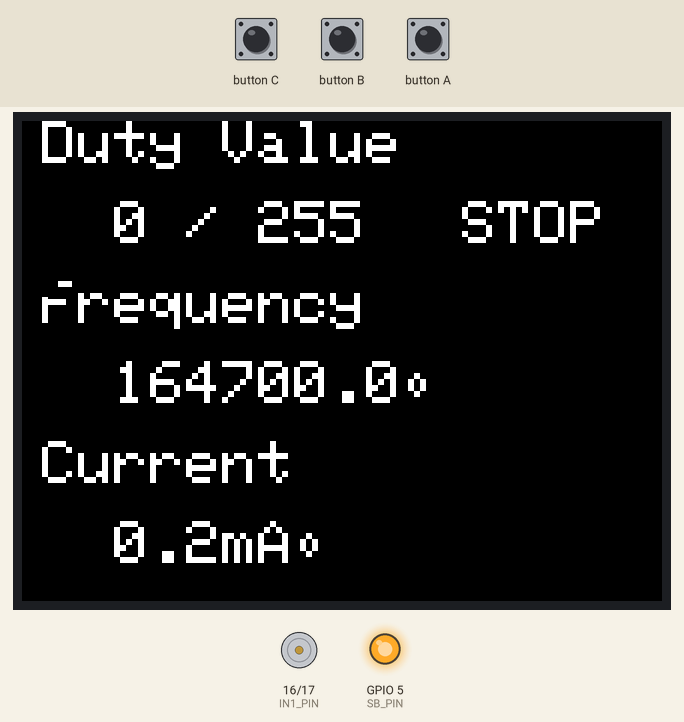
The sketch below on a simulated ESP32. On the bench: 320×240 colour display, motor-driver pin pairs drawn as motors (green arrow = first pin HIGH = forward, orange = second pin HIGH = backward, longer = more drive, scaled by the enable pin), output pins drawn as LEDs (lit = HIGH). Inputs (shaded band) come from the test bench. What the sketch prints to the serial monitor is not drawn.

Above: at 1.3 s.
1.4 s: button C pressed for 0.15 s
At 2.0 s:
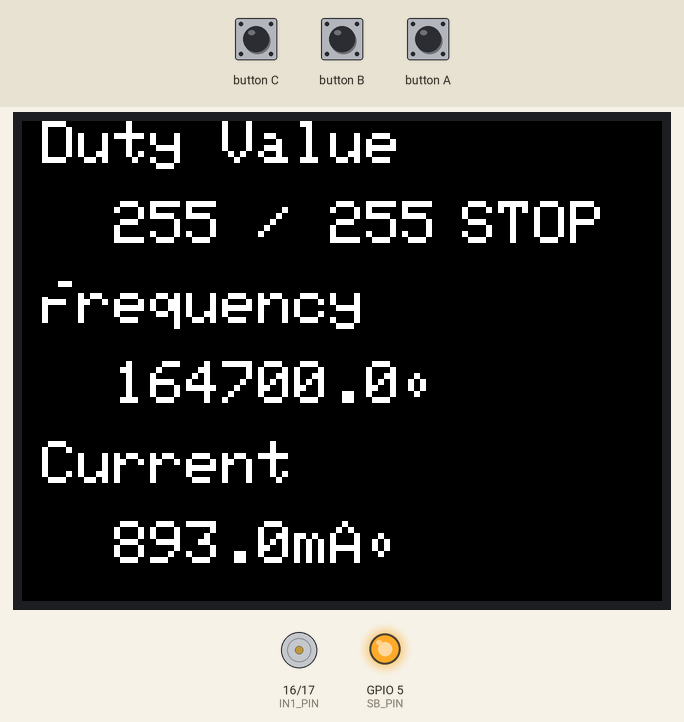
3.0 s: button B pressed for 0.15 s
At 4.2 s:
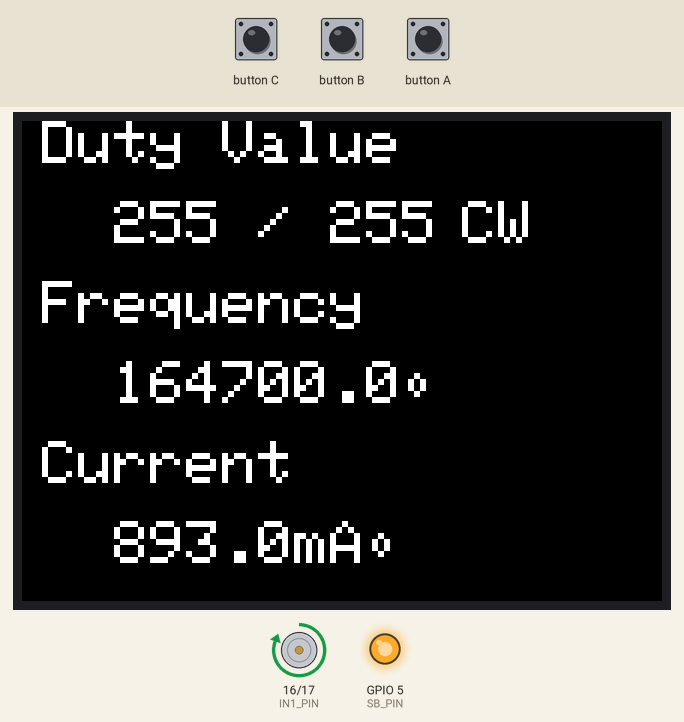
4.6 s: button A pressed for 0.15 s
At 5.5 s:
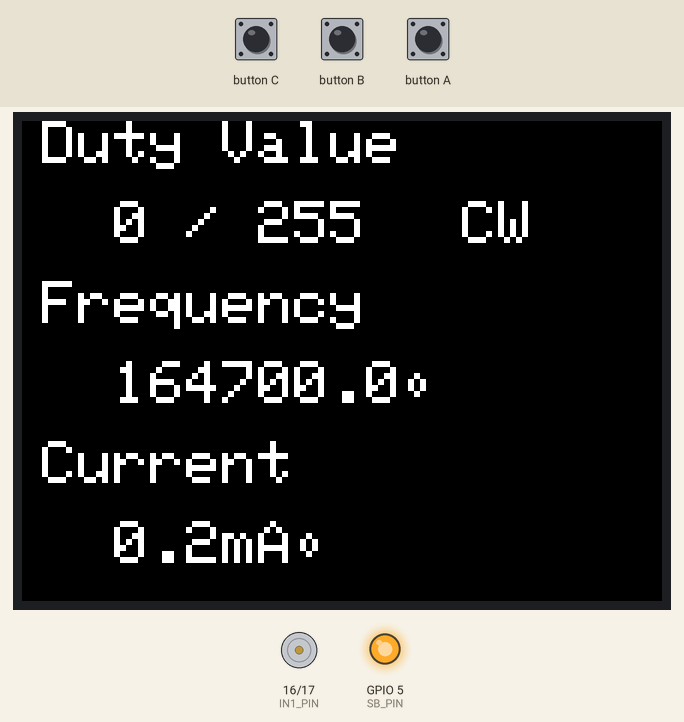
6.2 s: button B pressed for 1 s
At 6.8 s:
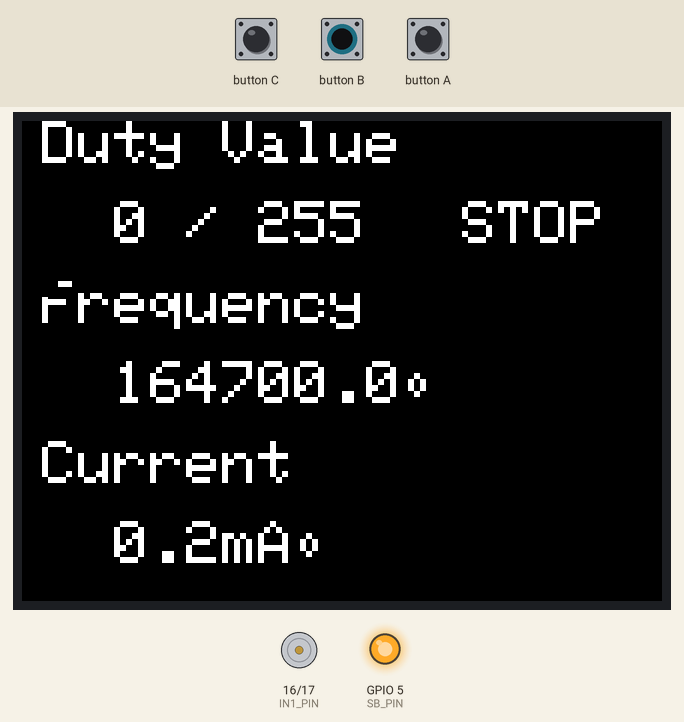
8.7 s: button A pressed for 1 s
At 9.9 s:
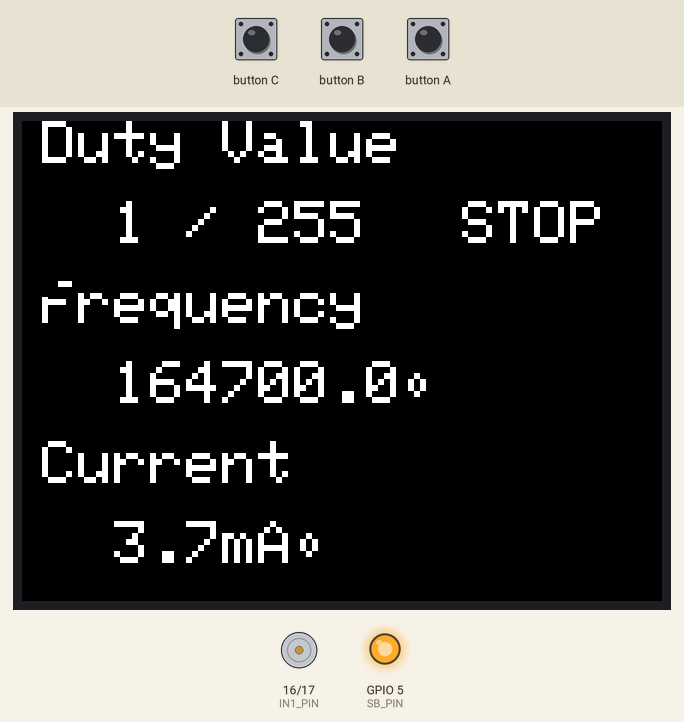
11.2 s: button C pressed for 1 s
At 11.8 s:
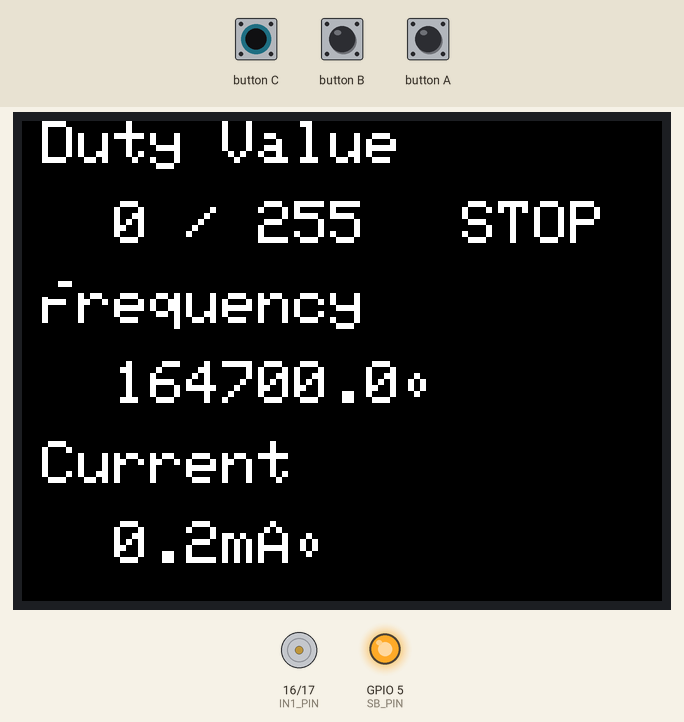
Timing chart, 0 to 14.2 s (numbered marks = the images above; inputs shaded):
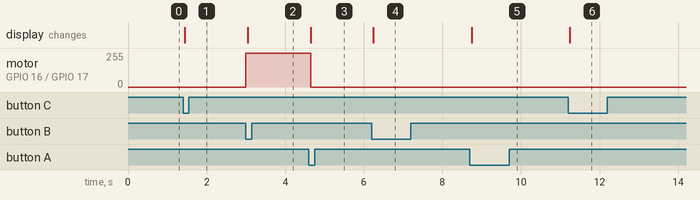

Measured:
- after the input at 1.4 s, the display: changes after 0.05 s (image 1)
- after the input at 3.0 s, motor on GPIO 16 (IN1_PIN) / GPIO 17 (IN2_PIN): stopped → forward 255/255 at once; the display: changes after 0.05 s (image 2)
- after the input at 4.6 s, motor on GPIO 16 (IN1_PIN) / GPIO 17 (IN2_PIN): forward 255/255 → stopped at once; the display: changes at once (image 3)
- after the input at 6.2 s, the display: changes after 0.05 s (image 4)
- after the input at 8.7 s, the display: changes after 0.05 s (image 5)
- after the input at 11.2 s, the display: changes after 0.05 s (image 6)

The sketch:

TB6559FG.ino
```cpp
//	TB6559FG.ino
//
// https://coskxlabsite.stars.ne.jp/html/for_students/M5Stack/PWMTest/PWMTest2.html
//
#include <M5Stack.h>

#define	DUTY_BITS	8
#define	MAX_DUTY	255
#define	FREQ_PWM	164700.0

// PWM周波数の最大値 Maxfreq = 80000000.0/2^n[Hz] = 312500[Hz]
#define	PWM_CH		2	// PWMチャンネル
#define	PWM_PIN		2	// PWM出力に使用するGPIO PIN番号
#define	IN1_PIN		16	//
#define	IN2_PIN		17	//
#define	SB_PIN		5	//

typedef struct tagCNT_TABLE {
	uint8_t	in1;
	uint8_t	in2;
	uint8_t	sb;
} CNT_TABLE;
const CNT_TABLE CntTbale[] = {	{1, 1, 1},	// Short Brake
								{0, 1, 1},	// CCW
								{1, 0, 1},	// CW
								{0, 0, 1},	// Stop
								{0, 0, 0}	// Standby
							};
enum {
	SHORT_BRAKE = 0,
	CCW,
	CW,
	STOP,
	STANDBY
};

int	g_nDutyPWM	= 0;		// デューティ n / 255
int	g_nCntSeq	= STOP;		//

////////////////////////////////////////
//
void Control(int com)
{
	digitalWrite(IN1_PIN, CntTbale[com].in1 ? HIGH : LOW);
	digitalWrite(IN2_PIN, CntTbale[com].in2 ? HIGH : LOW);
	digitalWrite(SB_PIN, CntTbale[com].sb ? HIGH : LOW);

	Serial.printf("In1 %s : In2 %s : Sb %s\r\n", CntTbale[com].in1 ? "on" : "off", CntTbale[com].in2 ? "on" : "off", CntTbale[com].sb ? "on" : "off");
}

////////////////////////////////////////
//
void DisplayValue()
{
	M5.Lcd.setCursor(10, 0);
	M5.Lcd.setTextSize(3);
//	M5.Lcd.setTextFont(3);
	M5.Lcd.print("Duty Value");
	M5.Lcd.setCursor(10, 40);
	M5.Lcd.printf("  %d / %d   ", g_nDutyPWM, MAX_DUTY);
	M5.Lcd.setCursor(10, 80);
	M5.Lcd.print("Frequency");
	M5.Lcd.setCursor(10, 120);
	M5.Lcd.printf("  %.1f	", FREQ_PWM);

	double fCurrent = g_nDutyPWM * 3.5012 + 0.2;

	M5.Lcd.setCursor(10, 160);
	M5.Lcd.print("Current");
	M5.Lcd.setCursor(10, 200);
	M5.Lcd.printf("  %.1fmA	   ", fCurrent);

	M5.Lcd.setCursor(220, 0);
	M5.Lcd.setCursor(220, 40);
	char* pText = NULL;
	if (g_nCntSeq == STOP)
		pText = "STOP";
	if (g_nCntSeq == CW)
		pText = "CW";
	M5.Lcd.printf("%s  ", pText);
}

////////////////////////////////////////
//
void setup()
{
	M5.begin();
//	delay(10);
	M5.Power.begin();
//	delay(10);
	Serial.begin(115200);
//	delay(10);

	DisplayValue();

	pinMode(PWM_PIN,	OUTPUT);
	pinMode(IN1_PIN,	OUTPUT);
	pinMode(IN2_PIN,	OUTPUT);
	pinMode(SB_PIN,		OUTPUT);

	Serial.print("Initialize I/O");

	Control(STOP);

	Serial.print("Control I/O");

	// チャンネルと周波数の分解能を設定
	ledcSetup(PWM_CH, FREQ_PWM, DUTY_BITS);

	// PWM出力ピンとチャンネルの設定
	ledcAttachPin(PWM_PIN, PWM_CH);

	// デューティーの設定と出力開始
	ledcWrite(PWM_CH, g_nDutyPWM);

	Serial.print("Initialize Duty");
}

////////////////////////////////////////
//
void loop()
{
	int nLastDutyPWM = g_nDutyPWM;

	int nLastCntSeq = g_nCntSeq;

	//static int ValueIndex = 0;
	M5.update();

	if (M5.BtnA.wasPressed()) {
		g_nDutyPWM++;

		if (g_nDutyPWM > 255)
			g_nDutyPWM = 0;

		Serial.printf("%d\r\n", g_nDutyPWM);
	}

	if (M5.BtnB.wasPressed()) {
		if (g_nCntSeq == STOP)
			g_nCntSeq = CW;

		else if (g_nCntSeq == CW)
			g_nCntSeq = STOP;

		Control(g_nCntSeq);

		char* pText = NULL;
		if (g_nCntSeq == STOP)
			pText = "STOP";
		if (g_nCntSeq == CW)
			pText = "CW";
		Serial.printf("%s  ", pText);
	}

	if (M5.BtnC.wasPressed()) {
		g_nDutyPWM--;

		if (g_nDutyPWM < 0)
			g_nDutyPWM = 255;

		Serial.printf("%d\r\n", g_nDutyPWM);
	}

	if (nLastCntSeq != g_nCntSeq)
		DisplayValue();

	if (nLastDutyPWM != g_nDutyPWM) {

//		M5.Speaker.tone(523.251, 200); //Peett
//		M5.Speaker.tone(659.255, 200); //Peett
//		M5.Speaker.tone(783.991, 200); //Peett

		DisplayValue();

		// チャンネルと周波数を更新
		ledcSetup(PWM_CH, FREQ_PWM, DUTY_BITS);

		// 出力再開
		ledcWrite(PWM_CH, g_nDutyPWM);
	}
}
```
